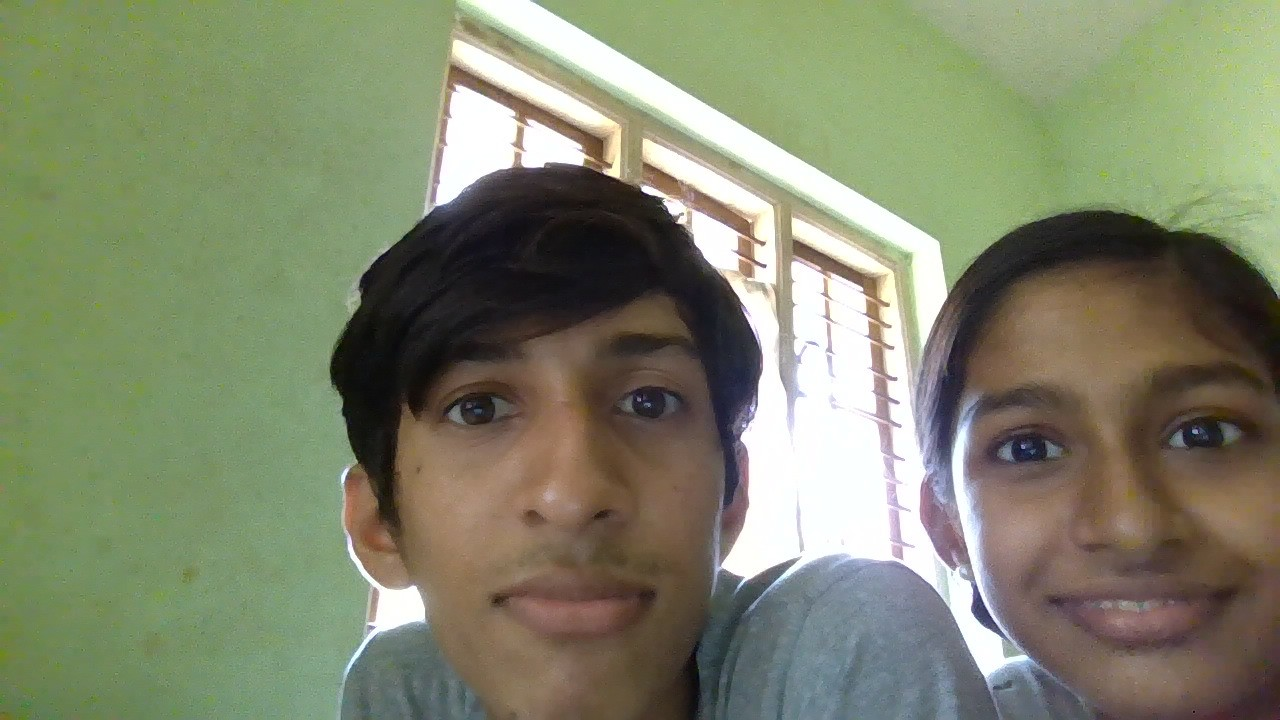
#> input picture face-detector/images/person.jpg, 1280 x 720 px
$ python main.py
#> lines starting #> are read from the running program, lines starting #| are printed output that depends on the picture; after the words box and inside, x2 and y2 are one past the last pixel; in counts of white or black regions, pixels touching at a corner belong together
import cv2

# Load the face detector
face_cascade = cv2.CascadeClassifier(
    cv2.data.haarcascades + "haarcascade_frontalface_default.xml"
)

# Read the image
image = cv2.imread("images/person.jpg")
#> image is the input picture: shape (720, 1280, 3); mean B, G, R 108, 133.6, 128.7

# Convert image to grayscale
gray = cv2.cvtColor(image, cv2.COLOR_BGR2GRAY)
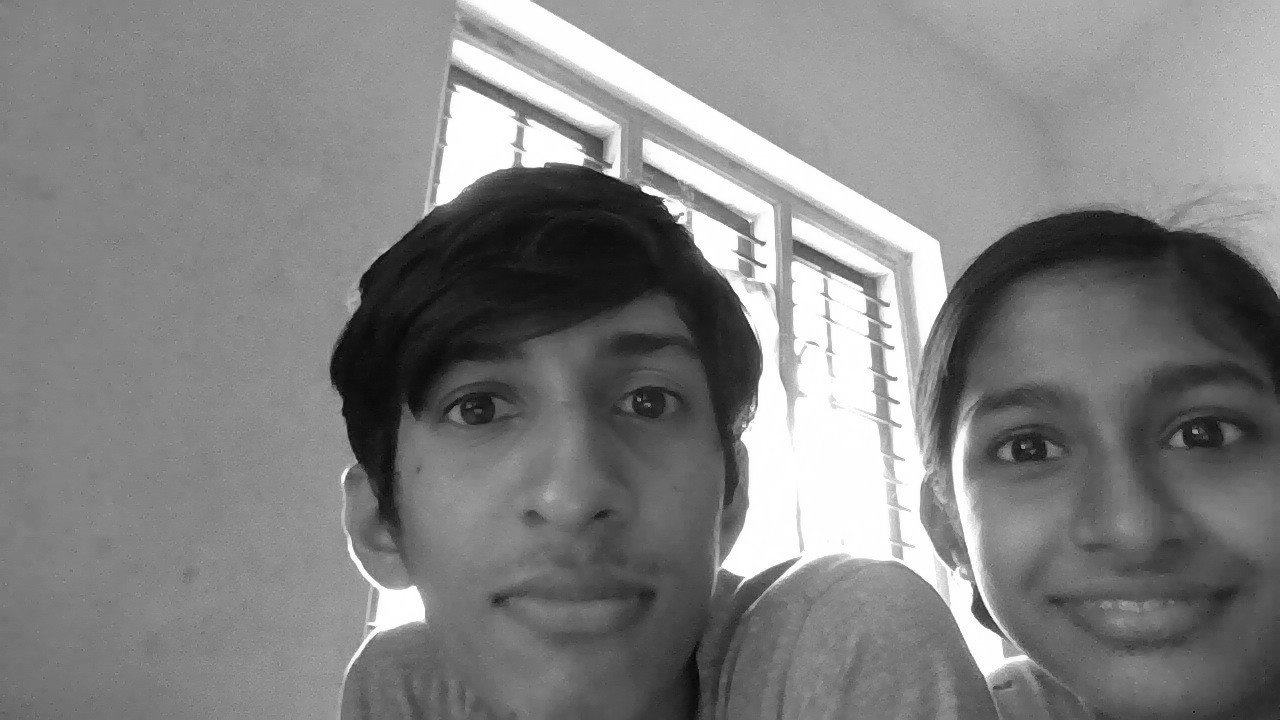
#> gray: shape (720, 1280); min 4, max 255, mean 129.2

# Detect faces
faces = face_cascade.detectMultiScale(
    gray,
    scaleFactor=1.1,
    minNeighbors=5,
    minSize=(30, 30)
)
#> faces = [[930, 304, 348, 348], [352, 253, 419, 419]]

print(f"Faces detected: {len(faces)}")
#| Faces detected: 2

# Draw rectangles around faces
for (x, y, w, h) in faces:
    cv2.rectangle(image, (x, y), (x + w, y + h), (0, 255, 0), 2)
#> this loop made 2 passes
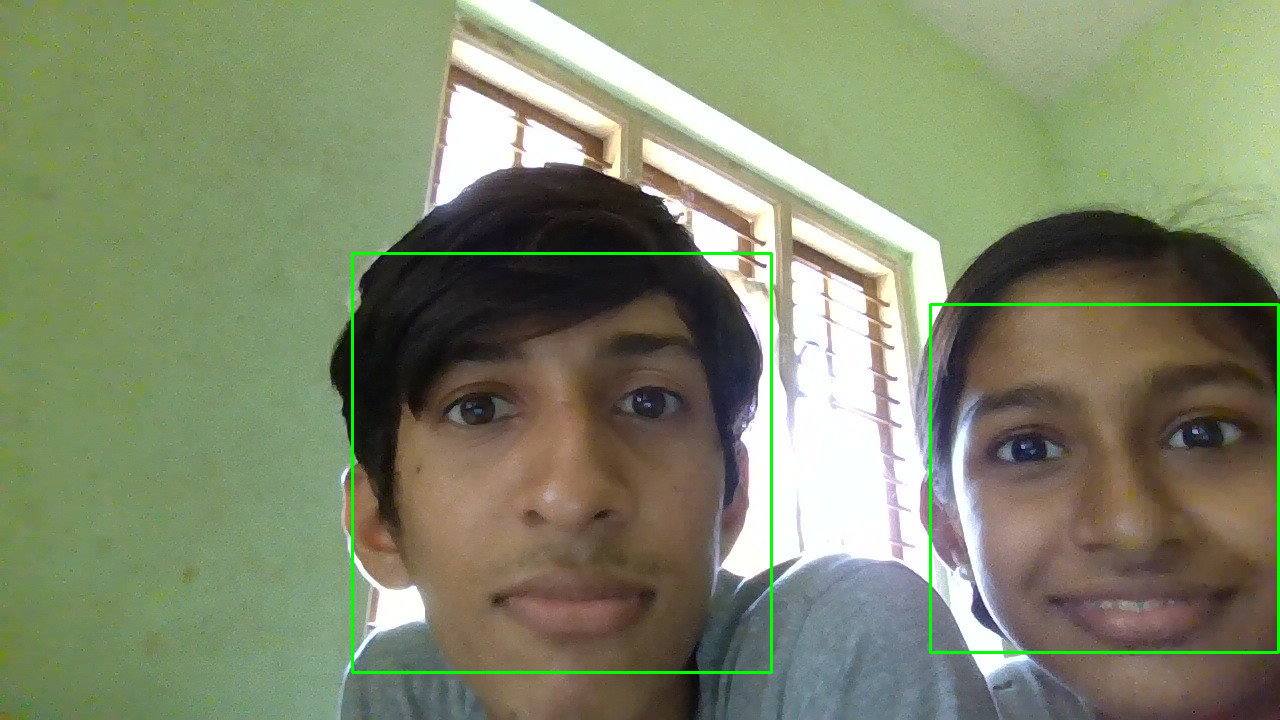
#> image: shape (720, 1280, 3); 1% of pixels changed, all inside (x1, y1, x2, y2) = (351, 252, 1280, 674)

# Show the image
cv2.imshow("Face Detector", image)

# Wait until a key is pressed
cv2.waitKey(0)

# Close the window
cv2.destroyAllWindows()
